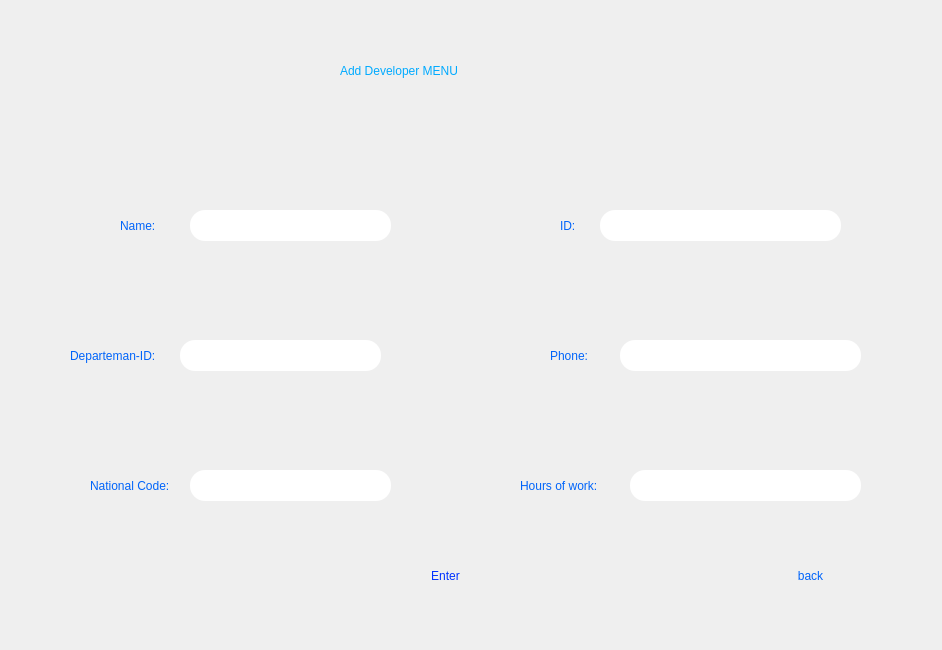
<?xml version="1.0" encoding="UTF-8"?>
<ui version="4.0">
 <class>AddDeveloper</class>
 <widget class="QDialog" name="AddDeveloper">
  <property name="geometry">
   <rect>
    <x>0</x>
    <y>0</y>
    <width>942</width>
    <height>650</height>
   </rect>
  </property>
  <property name="windowTitle">
   <string>Dialog</string>
  </property>
  <property name="styleSheet">
   <string notr="true">background-image: url(:/Screenshot 2024-07-05 130354.png);
border-radius:15%;
color: rgb(0, 100, 250);
font: 10pt &quot;MV Boli&quot;;</string>
  </property>
  <widget class="QLabel" name="label">
   <property name="geometry">
    <rect>
     <x>120</x>
     <y>210</y>
     <width>69</width>
     <height>31</height>
    </rect>
   </property>
   <property name="text">
    <string>Name:</string>
   </property>
  </widget>
  <widget class="QLabel" name="label_2">
   <property name="geometry">
    <rect>
     <x>70</x>
     <y>340</y>
     <width>111</width>
     <height>31</height>
    </rect>
   </property>
   <property name="text">
    <string>Departeman-ID:</string>
   </property>
  </widget>
  <widget class="QLabel" name="label_3">
   <property name="geometry">
    <rect>
     <x>90</x>
     <y>470</y>
     <width>101</width>
     <height>31</height>
    </rect>
   </property>
   <property name="text">
    <string>National Code:</string>
   </property>
  </widget>
  <widget class="QLabel" name="label_4">
   <property name="geometry">
    <rect>
     <x>560</x>
     <y>210</y>
     <width>31</width>
     <height>31</height>
    </rect>
   </property>
   <property name="text">
    <string>ID:</string>
   </property>
  </widget>
  <widget class="QLabel" name="label_5">
   <property name="geometry">
    <rect>
     <x>550</x>
     <y>340</y>
     <width>51</width>
     <height>31</height>
    </rect>
   </property>
   <property name="text">
    <string>Phone:</string>
   </property>
  </widget>
  <widget class="QLabel" name="label_6">
   <property name="geometry">
    <rect>
     <x>520</x>
     <y>470</y>
     <width>101</width>
     <height>31</height>
    </rect>
   </property>
   <property name="text">
    <string>Hours of work:</string>
   </property>
  </widget>
  <widget class="QLineEdit" name="AddDevelopername">
   <property name="geometry">
    <rect>
     <x>190</x>
     <y>210</y>
     <width>201</width>
     <height>31</height>
    </rect>
   </property>
  </widget>
  <widget class="QLabel" name="label_8">
   <property name="geometry">
    <rect>
     <x>340</x>
     <y>30</y>
     <width>251</width>
     <height>81</height>
    </rect>
   </property>
   <property name="styleSheet">
    <string notr="true">color: rgb(0, 170, 255);
font: 75 18pt &quot;Agency FB&quot;;</string>
   </property>
   <property name="text">
    <string>Add Developer MENU</string>
   </property>
  </widget>
  <widget class="QLineEdit" name="AddDeveloperDid">
   <property name="geometry">
    <rect>
     <x>180</x>
     <y>340</y>
     <width>201</width>
     <height>31</height>
    </rect>
   </property>
  </widget>
  <widget class="QLineEdit" name="AddDeveloperNC">
   <property name="geometry">
    <rect>
     <x>190</x>
     <y>470</y>
     <width>201</width>
     <height>31</height>
    </rect>
   </property>
  </widget>
  <widget class="QLineEdit" name="AddDeveloperID">
   <property name="geometry">
    <rect>
     <x>600</x>
     <y>210</y>
     <width>241</width>
     <height>31</height>
    </rect>
   </property>
  </widget>
  <widget class="QLineEdit" name="AddDeveloperPhone">
   <property name="geometry">
    <rect>
     <x>620</x>
     <y>340</y>
     <width>241</width>
     <height>31</height>
    </rect>
   </property>
  </widget>
  <widget class="QLineEdit" name="AddDeveloperHW">
   <property name="geometry">
    <rect>
     <x>630</x>
     <y>470</y>
     <width>231</width>
     <height>31</height>
    </rect>
   </property>
  </widget>
  <widget class="QPushButton" name="AddDeveloperButton">
   <property name="geometry">
    <rect>
     <x>250</x>
     <y>550</y>
     <width>391</width>
     <height>51</height>
    </rect>
   </property>
   <property name="styleSheet">
    <string notr="true">
color: rgb(0, 50, 255);
font: 14pt &quot;MV Boli&quot;;</string>
   </property>
   <property name="text">
    <string>Enter</string>
   </property>
  </widget>
  <widget class="QPushButton" name="pushButton">
   <property name="geometry">
    <rect>
     <x>740</x>
     <y>550</y>
     <width>141</width>
     <height>51</height>
    </rect>
   </property>
   <property name="text">
    <string>back</string>
   </property>
  </widget>
 </widget>
 <resources/>
 <connections/>
</ui>
